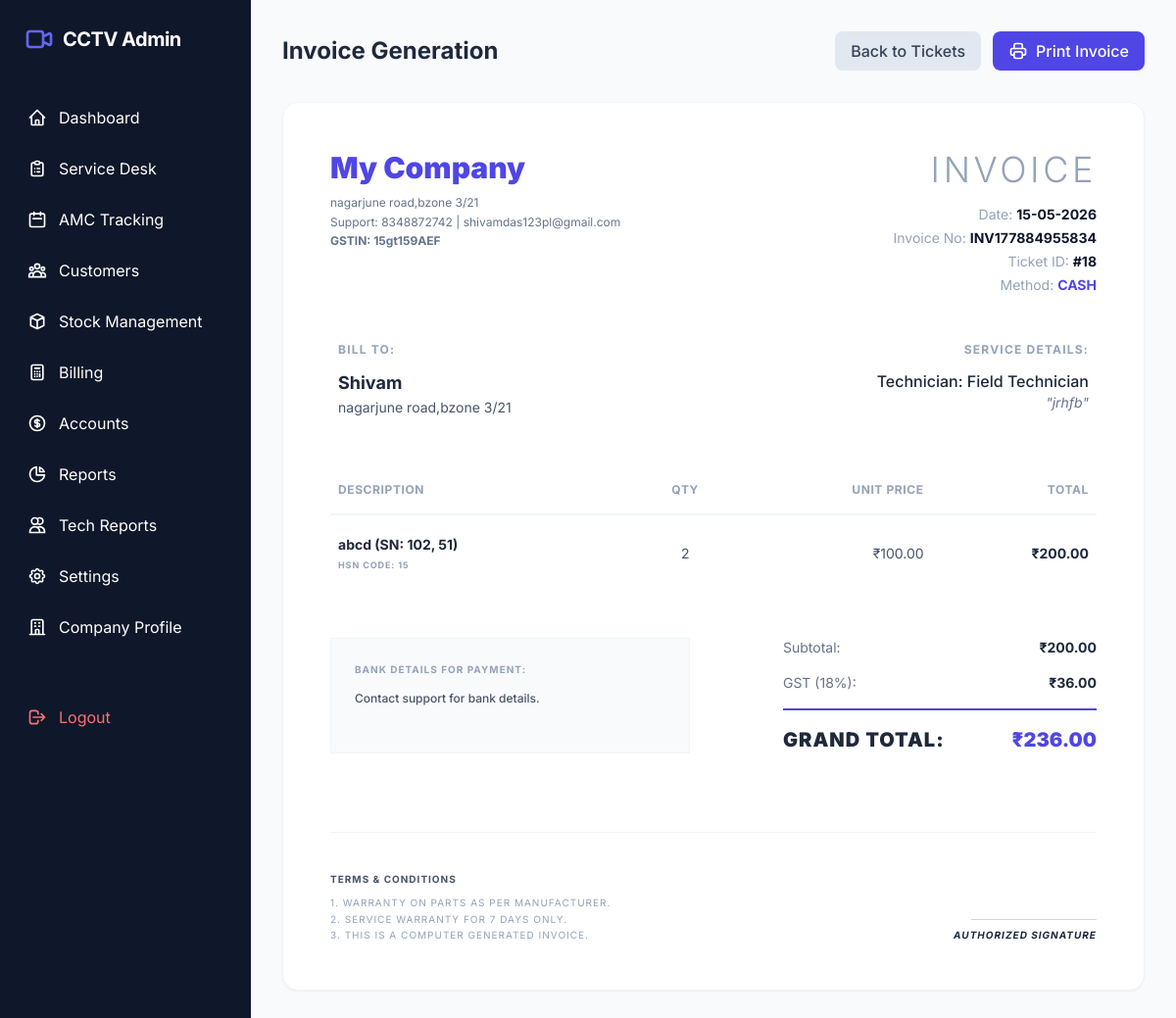
Page /admin/invoice_gen.php?id=18 (signed in) on the committed database.
### tables this page shows
CREATE TABLE `company_profile` (
  `id` int(11) NOT NULL,
  `company_name` varchar(255) NOT NULL,
  `address` text DEFAULT NULL,
  `contact_number` varchar(50) DEFAULT NULL,
  `email` varchar(100) DEFAULT NULL,
  `gst_number` varchar(50) DEFAULT NULL,
  `bank_details` text DEFAULT NULL,
  `logo` varchar(255) DEFAULT NULL,
  `signature` varchar(255) DEFAULT NULL,
  `created_at` timestamp NOT NULL DEFAULT current_timestamp(),
  `updated_at` timestamp NOT NULL DEFAULT current_timestamp() ON UPDATE current_timestamp()
);

CREATE TABLE `complaints` (
  `id` int(11) NOT NULL,
  `customer_id` int(11) DEFAULT NULL,
  `assigned_tech_id` int(11) DEFAULT NULL,
  `issue_description` text NOT NULL,
  `priority` enum('Low','Medium','High') DEFAULT 'Medium',
  `status` enum('Open','Assigned','In-Progress','Completed','Closed') DEFAULT 'Open',
  `tech_remarks` text DEFAULT NULL,
  `parts_consumed` longtext DEFAULT NULL COMMENT 'Stores array of {product_id, qty, price}' CHECK (json_valid(`parts_consumed`)),
  `photo_before` varchar(255) DEFAULT NULL,
  `photo_after` varchar(255) DEFAULT NULL,
  `created_at` timestamp NOT NULL DEFAULT current_timestamp(),
  `assigned_at` datetime DEFAULT NULL,
  `started_at` datetime DEFAULT NULL,
  `completed_at` datetime DEFAULT NULL
);

CREATE TABLE `invoices` (
  `id` int(11) NOT NULL,
  `complaint_id` int(11) DEFAULT NULL,
  `customer_id` int(11) DEFAULT NULL,
  `invoice_no` varchar(50) NOT NULL,
  `subtotal` decimal(10,2) DEFAULT NULL,
  `gst_amount` decimal(10,2) DEFAULT NULL,
  `grand_total` decimal(10,2) DEFAULT NULL,
  `payment_status` enum('Paid','Unpaid','Partial') DEFAULT 'Unpaid',
  `payment_method` enum('Cash','UPI','Bank','Pay Later') DEFAULT 'Cash',
  `created_at` timestamp NOT NULL DEFAULT current_timestamp(),
  `gst_mode` enum('Inclusive','Exclusive') DEFAULT 'Exclusive'
);

CREATE TABLE `customers` (
  `id` int(11) NOT NULL,
  `customer_name` varchar(150) NOT NULL,
  `phone` varchar(15) NOT NULL,
  `address` text NOT NULL,
  `due_amount` decimal(10,2) DEFAULT 0.00,
  `gst_number` varchar(20) DEFAULT NULL,
  `has_active_amc` tinyint(1) DEFAULT 0,
  `created_at` timestamp NOT NULL DEFAULT current_timestamp()
);

CREATE TABLE `users` (
  `id` int(11) NOT NULL,
  `fullname` varchar(100) NOT NULL,
  `email` varchar(100) NOT NULL,
  `address` text DEFAULT NULL,
  `password` varchar(255) NOT NULL,
  `phone` varchar(15) DEFAULT NULL,
  `role` enum('admin','technician') DEFAULT 'technician',
  `status` tinyint(1) DEFAULT 1 COMMENT '1: Active, 0: Inactive',
  `rating` decimal(3,2) DEFAULT 5.00,
  `created_at` timestamp NOT NULL DEFAULT current_timestamp()
);

### admin/invoice_gen.php (the view, shortened to what this page needs)
<?php
require_once '../includes/db_connect.php';
$complaintId = $_GET['id'] ?? null;
try {
    $stmt = $pdo->prepare("SELECT c.*, i.invoice_no, i.payment_method, cust.customer_name, cust.address, cust.gst_number, u.fullname as tech_name
                           FROM complaints c
                           JOIN customers cust ON c.customer_id = cust.id
                           LEFT JOIN users u ON c.assigned_tech_id = u.id
                           LEFT JOIN invoices i ON c.id = i.complaint_id
                           WHERE c.id = ?");
    $stmt->execute([$complaintId]);
    $complaint = $stmt->fetch();
    $profileStmt = $pdo->query("SELECT * FROM company_profile LIMIT 1");
    $profile = $profileStmt->fetch();
    $companyName = !empty($profile['company_name']) ? $profile['company_name'] : 'CCTV SECURE';
    $companyAddress = !empty($profile['address']) ? nl2br(htmlspecialchars($profile['address'])) : 'Tech Hub, Sector 5';
    $companyPhone = !empty($profile['contact_number']) ? $profile['contact_number'] : '+91 98765 43210';
    $companyEmail = !empty($profile['email']) ? $profile['email'] : '';
    $companyGst = !empty($profile['gst_number']) ? $profile['gst_number'] : '';
    $companyBank = !empty($profile['bank_details']) ? nl2br(htmlspecialchars($profile['bank_details'])) : '';
    $companySignature = !empty($profile['signature']) ? $profile['signature'] : '';
    $partsConsumed = json_decode($complaint['parts_consumed'], true) ?? [];
    $lines = [];
    $subtotal = 0;
    if (!empty($partsConsumed)) {
        foreach ($partsConsumed as $part) {
            $pStmt = $pdo->prepare("SELECT product_name as item_name, product_code, unit_price FROM products WHERE id = ?");
            $pStmt->execute([$part['product_id']]);
            $product = $pStmt->fetch();
            if ($product) {
                $qty = $part['qty'] ?? 1;
                $price = $product['unit_price'];
                $total = $qty * $price;
                $sStmt = $pdo->prepare("SELECT serial_number FROM product_serials WHERE product_id = ? AND invoice_id = (SELECT id FROM invoices WHERE complaint_id = ? LIMIT 1)");
                $sStmt->execute([$part['product_id'], $complaintId]);
                $sns = $sStmt->fetchAll(PDO::FETCH_COLUMN);
                $snText = !empty($sns) ? " (SN: " . implode(', ', $sns) . ")" : "";
                $lines[] = [
                    'name' => $product['item_name'] . $snText,
                    'hsn' => $product['product_code'],
                    'price' => $price,
                    'qty' => $qty,
                    'total' => $total
                ];
                $subtotal += $total;
            }
        }
    }
} catch (PDOException $e) {
    die("Error: " . $e->getMessage());
}
require_once '../includes/header.php';
$isPrint = isset($_GET['print']);
?>
<?php if (!$isPrint): ?>
<div class="mb-8 flex items-center justify-between no-print">
    <h2 class="text-2xl font-bold text-slate-800">Invoice Generation</h2>
    <div class="flex gap-3">
        <a href="complaints.php" class="px-4 py-2 rounded-lg bg-slate-200 text-slate-700 font-medium hover:bg-slate-300 transition">Back to Tickets</a>
        <button onclick="window.print()" class="px-4 py-2 rounded-lg bg-indigo-600 text-white font-medium hover:bg-indigo-700 transition flex items-center gap-2">
            Print Invoice
        </button>
    </div>
</div>
<?php endif; ?>
<div class="bg-white rounded-2xl shadow-sm border border-slate-100 p-12 max-w-4xl mx-auto mb-10" id="invoice-printable">
    <div class="flex justify-between items-start mb-12">
        <div class="flex items-start gap-6">
            <div>
                <h1 class="text-3xl font-black text-indigo-600 mb-2"><?php echo htmlspecialchars($companyName); ?></h1>
                <p class="text-slate-500 text-xs leading-relaxed">
                    <?php echo $companyAddress; ?><br>
                    Support: <?php echo htmlspecialchars($companyPhone); ?>
                    <?php if ($companyEmail): ?> | <?php echo htmlspecialchars($companyEmail); ?><?php endif; ?>
                    <?php if ($companyGst): ?><br><span class="font-bold">GSTIN: <?php echo htmlspecialchars($companyGst); ?></span><?php endif; ?>
                </p>
            </div>
        </div>
        <div class="text-right">
            <h2 class="text-4xl font-light text-slate-400 uppercase tracking-widest mb-4">Invoice</h2>
            <div class="space-y-1 text-sm">
                <p><span class="text-slate-400">Date:</span> <span class="font-bold"><?php echo date('d-m-Y', strtotime($complaint['created_at'])); ?></span></p>
                <?php if ($complaint['invoice_no']): ?>
                    <p><span class="text-slate-400">Invoice No:</span> <span class="font-bold"><?php echo htmlspecialchars($complaint['invoice_no']); ?></span></p>
                <?php endif; ?>
                <p><span class="text-slate-400">Ticket ID:</span> <span class="font-bold">#<?php echo $complaint['id']; ?></span></p>
                <?php if ($complaint['payment_method']): ?>
                    <p><span class="text-slate-400">Method:</span> <span class="font-bold text-indigo-600 uppercase"><?php echo htmlspecialchars($complaint['payment_method']); ?></span></p>
                <?php endif; ?>
            </div>
        </div>
    </div>
    <div class="grid grid-cols-2 gap-12 mb-12 px-2">
        <div>
            <h3 class="text-xs uppercase font-bold text-slate-400 mb-3 tracking-widest">Bill To:</h3>
            <p class="text-lg font-bold text-slate-800"><?php echo htmlspecialchars($complaint['customer_name']); ?></p>
            <p class="text-slate-600 text-sm leading-relaxed"><?php echo nl2br(htmlspecialchars($complaint['address'])); ?></p>
        </div>
        <div class="text-right">
            <h3 class="text-xs uppercase font-bold text-slate-400 mb-3 tracking-widest">Service Details:</h3>
            <p class="text-slate-800 font-medium">Technician: <?php echo htmlspecialchars($complaint['tech_name'] ?? 'General Team'); ?></p>
            <p class="text-slate-500 text-sm italic">"<?php echo htmlspecialchars($complaint['issue_description']); ?>"</p>
        </div>
    </div>
    <table class="w-full mb-12">
        <thead>
            <tr class="border-b-2 border-slate-100 text-left text-xs uppercase font-bold text-slate-400 tracking-wider">
                <th class="py-4 px-2">Description</th>
                <th class="py-4 px-2 text-center">Qty</th>
                <th class="py-4 px-2 text-right">Unit Price</th>
                <th class="py-4 px-2 text-right">Total</th>
            </tr>
        </thead>
        <tbody class="divide-y divide-slate-50">
            <?php if (empty($lines)): ?>
                <tr><td colspan="4" class="py-8 text-center text-slate-400 italic">No inventory parts consumed for this ticket.</td></tr>
            <?php else: ?>
                <?php foreach ($lines as $line): ?>
                <tr>
                    <td class="py-5 px-2">
                        <p class="font-bold text-slate-800 text-sm"><?php echo htmlspecialchars($line['name']); ?></p>
                        <?php if (!empty($line['hsn'])): ?>
                            <p class="text-[9px] font-bold text-slate-400 uppercase tracking-widest mt-1">HSN Code: <?php echo htmlspecialchars($line['hsn']); ?></p>
                        <?php endif; ?>
                    </td>
                    <td class="py-5 px-2 text-center text-slate-600 text-sm"><?php echo $line['qty']; ?></td>
                    <td class="py-5 px-2 text-right text-slate-600 text-sm">₹<?php echo number_format($line['price'], 2); ?></td>
                    <td class="py-5 px-2 text-right font-bold text-slate-800 text-sm">₹<?php echo number_format($line['total'], 2); ?></td>
                </tr>
                <?php endforeach; ?>
            <?php endif; ?>
        </tbody>
    </table>
    <div class="grid grid-cols-2 gap-12">
        <div class="p-6 bg-slate-50 border border-slate-100">
            <h3 class="text-[10px] font-bold text-slate-400 uppercase tracking-widest mb-3">Bank Details for Payment:</h3>
            <p class="text-xs text-slate-600 leading-relaxed font-medium">
                <?php echo $companyBank ?: 'Contact support for bank details.'; ?>
            </p>
        </div>
        <div class="flex justify-end">
            <div class="w-full max-w-xs space-y-4">
                <div class="flex justify-between text-sm">
                    <span class="text-slate-500">Subtotal:</span>
                    <span class="text-slate-800 font-bold">₹<?php echo number_format($subtotal, 2); ?></span>
                </div>
                <div class="flex justify-between text-sm">
                    <span class="text-slate-500">GST (18%):</span>
                    <span class="text-slate-800 font-bold">₹<?php echo number_format($subtotal * 0.18, 2); ?></span>
                </div>
                <div class="pt-4 border-t-2 border-indigo-600 flex justify-between items-center text-xl">
                    <span class="font-black text-slate-800 uppercase tracking-wider">Grand Total:</span>
                    <span class="font-black text-indigo-600">₹<?php echo number_format($subtotal * 1.18, 2); ?></span>
                </div>
            </div>
        </div>
    </div>
    <div class="mt-20 pt-10 border-t border-slate-100 grid grid-cols-2 text-[10px] text-slate-400 uppercase tracking-widest">
        <div>
            <p class="font-bold mb-2 text-slate-600">Terms & Conditions</p>
            <p class="leading-relaxed">1. Warranty on parts as per manufacturer.<br>2. Service warranty for 7 days only.<br>3. This is a computer generated invoice.</p>
        </div>
        <div class="text-right flex flex-col justify-end items-end">
            <?php if ($companySignature): ?>
                <img src="../uploads/<?php echo $companySignature; ?>" class="h-16 w-32 object-contain mb-2">
            <?php else: ?>
                <div class="mb-2 h-10 w-32 border-b border-slate-300"></div>
            <?php endif; ?>
            <p class="font-bold text-slate-800 italic">Authorized Signature</p>
        </div>
    </div>
</div>
<?php
require_once '../includes/footer.php';
?>

### includes/header.php (style rules this page uses)
body { font-family: 'Inter', sans-serif; }

### rows in the picture
company_profile: company_name "My Company", address "nagarjune road,bzone 3/21", contact_number "8348872742", email "shivamdas123pl@gmail.com", gst_number "15gt159AEF", bank_details "Contact support for bank details."
complaints: created_at "15-05-2026", invoices.invoice_no "INV177884955834", id "18", invoices.payment_method "CASH", customer.customer_name "Shivam", customer.address "nagarjune road,bzone 3/21", assigned_tech.fullname "Field Technician", issue_description "jrhfb"

### other values in the picture
$line['name'] "abcd (SN: 102, 51)"
$line['hsn'] "15"
$line['qty'] "2"
$line['price'] "100.00"
$line['total'] "200.00"
$subtotal "200.00"
$subtotal * 0.18 "36.00"
$subtotal * 1.18 "236.00"
